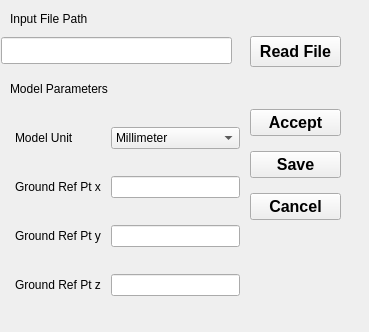
<?xml version="1.0" encoding="UTF-8"?>
<ui version="4.0">
 <class>ModelInputConfigWindow</class>
 <widget class="QWidget" name="ModelInputConfigWindow">
  <property name="geometry">
   <rect>
    <x>0</x>
    <y>0</y>
    <width>369</width>
    <height>332</height>
   </rect>
  </property>
  <property name="windowTitle">
   <string>Model Input Configuration</string>
  </property>
  <widget class="QLabel" name="label_input_file_path">
   <property name="geometry">
    <rect>
     <x>10</x>
     <y>10</y>
     <width>121</width>
     <height>17</height>
    </rect>
   </property>
   <property name="text">
    <string>Input File Path</string>
   </property>
  </widget>
  <widget class="QWidget" name="formLayoutWidget_2">
   <property name="geometry">
    <rect>
     <x>0</x>
     <y>100</y>
     <width>250</width>
     <height>222</height>
    </rect>
   </property>
   <layout class="QGridLayout" name="gridLayout">
    <property name="sizeConstraint">
     <enum>QLayout::SetNoConstraint</enum>
    </property>
    <property name="leftMargin">
     <number>15</number>
    </property>
    <property name="topMargin">
     <number>15</number>
    </property>
    <property name="rightMargin">
     <number>10</number>
    </property>
    <property name="bottomMargin">
     <number>10</number>
    </property>
    <property name="horizontalSpacing">
     <number>10</number>
    </property>
    <property name="verticalSpacing">
     <number>15</number>
    </property>
    <item row="1" column="0">
     <widget class="QLabel" name="labelMargin_2">
      <property name="text">
       <string>Ground Ref Pt x</string>
      </property>
     </widget>
    </item>
    <item row="3" column="1">
     <widget class="QLineEdit" name="lineedit_ref_pt_z"/>
    </item>
    <item row="2" column="0">
     <widget class="QLabel" name="labelOverlap_2">
      <property name="text">
       <string>Ground Ref Pt y</string>
      </property>
     </widget>
    </item>
    <item row="3" column="0">
     <widget class="QLabel" name="labelApproachDistance_2">
      <property name="text">
       <string>Ground Ref Pt z</string>
      </property>
     </widget>
    </item>
    <item row="0" column="1">
     <widget class="QComboBox" name="combobox_unit">
      <property name="mouseTracking">
       <bool>false</bool>
      </property>
      <property name="editable">
       <bool>false</bool>
      </property>
      <property name="currentIndex">
       <number>0</number>
      </property>
      <property name="frame">
       <bool>true</bool>
      </property>
      <item>
       <property name="text">
        <string>Millimeter</string>
       </property>
      </item>
      <item>
       <property name="text">
        <string>Centimeter</string>
       </property>
      </item>
      <item>
       <property name="text">
        <string>Inch</string>
       </property>
      </item>
      <item>
       <property name="text">
        <string>Foot</string>
       </property>
      </item>
     </widget>
    </item>
    <item row="2" column="1">
     <widget class="QLineEdit" name="lineedit_ref_pt_y"/>
    </item>
    <item row="1" column="1">
     <widget class="QLineEdit" name="lineedit_ref_pt_x"/>
    </item>
    <item row="0" column="0">
     <widget class="QLabel" name="labelScanWidth_2">
      <property name="text">
       <string>Model Unit</string>
      </property>
     </widget>
    </item>
   </layout>
  </widget>
  <widget class="QLabel" name="label_2">
   <property name="geometry">
    <rect>
     <x>10</x>
     <y>80</y>
     <width>121</width>
     <height>17</height>
    </rect>
   </property>
   <property name="text">
    <string>Model Parameters</string>
   </property>
  </widget>
  <widget class="QPushButton" name="pushbutton_readfile">
   <property name="geometry">
    <rect>
     <x>250</x>
     <y>36</y>
     <width>91</width>
     <height>31</height>
    </rect>
   </property>
   <property name="font">
    <font>
     <pointsize>12</pointsize>
     <weight>75</weight>
     <bold>true</bold>
    </font>
   </property>
   <property name="text">
    <string>Read File</string>
   </property>
  </widget>
  <widget class="QLineEdit" name="lineedit_filepath">
   <property name="enabled">
    <bool>true</bool>
   </property>
   <property name="geometry">
    <rect>
     <x>1</x>
     <y>37</y>
     <width>231</width>
     <height>27</height>
    </rect>
   </property>
   <property name="sizePolicy">
    <sizepolicy hsizetype="Expanding" vsizetype="Fixed">
     <horstretch>0</horstretch>
     <verstretch>0</verstretch>
    </sizepolicy>
   </property>
  </widget>
  <widget class="QWidget" name="verticalLayoutWidget">
   <property name="geometry">
    <rect>
     <x>250</x>
     <y>100</y>
     <width>91</width>
     <height>131</height>
    </rect>
   </property>
   <layout class="QVBoxLayout" name="verticalLayout">
    <item>
     <widget class="QPushButton" name="pushbutton_accept">
      <property name="font">
       <font>
        <pointsize>12</pointsize>
        <weight>75</weight>
        <bold>true</bold>
       </font>
      </property>
      <property name="text">
       <string>Accept</string>
      </property>
     </widget>
    </item>
    <item>
     <widget class="QPushButton" name="pushbutton_save">
      <property name="font">
       <font>
        <pointsize>12</pointsize>
        <weight>75</weight>
        <bold>true</bold>
       </font>
      </property>
      <property name="text">
       <string>Save</string>
      </property>
     </widget>
    </item>
    <item>
     <widget class="QPushButton" name="pushbutton_cancel">
      <property name="font">
       <font>
        <pointsize>12</pointsize>
        <weight>75</weight>
        <bold>true</bold>
       </font>
      </property>
      <property name="text">
       <string>Cancel</string>
      </property>
     </widget>
    </item>
   </layout>
  </widget>
 </widget>
 <resources/>
 <connections/>
</ui>
